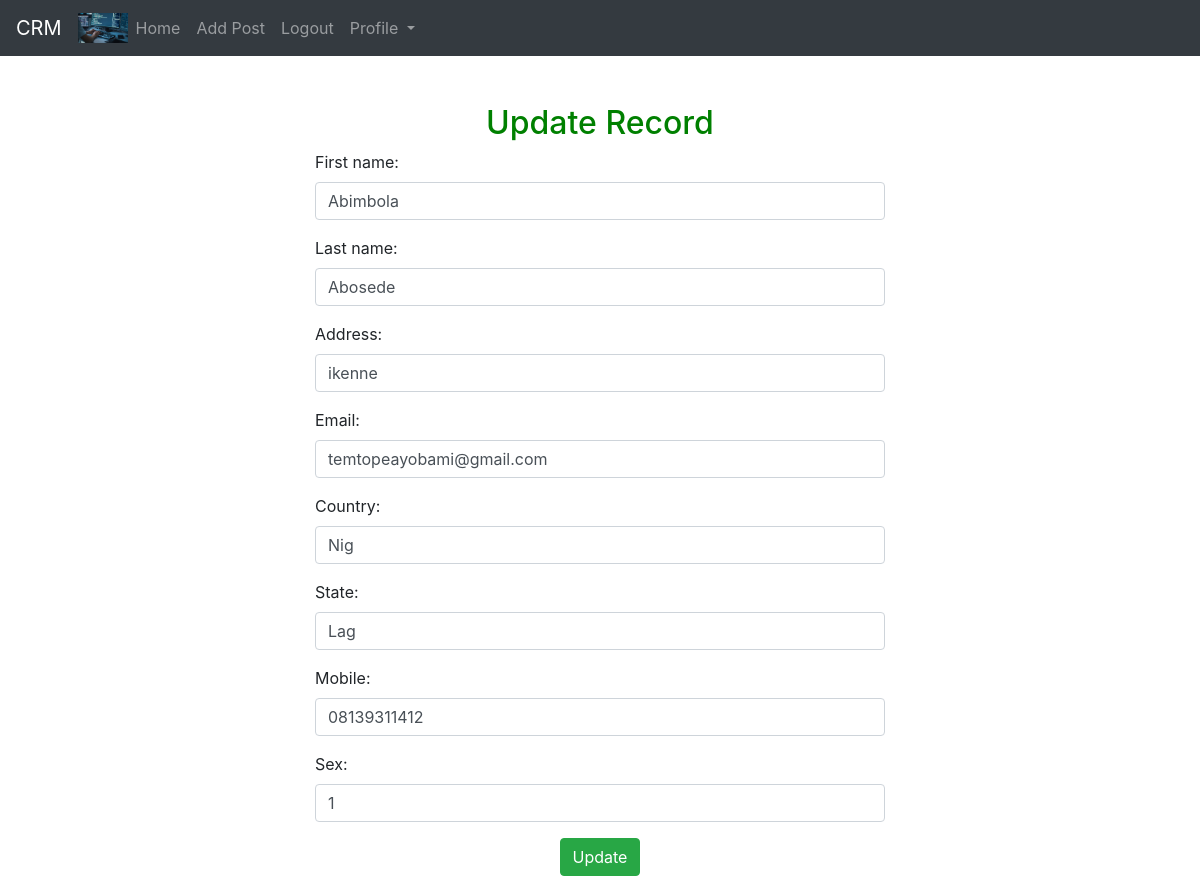
/update_user/3 (signed in), run on an earlier commit of the app's database.
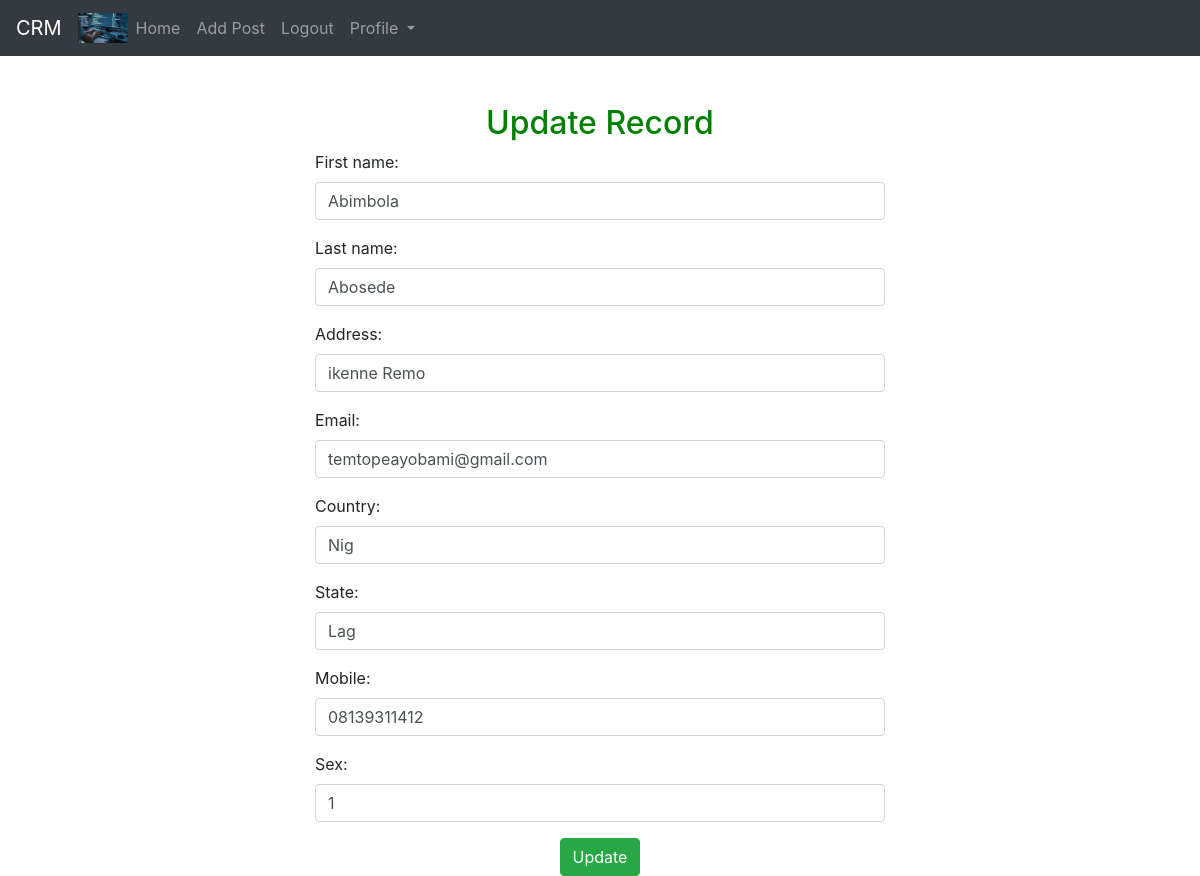
And on a later commit of the database.
### crmapp/models.py (models this page shows, shortened)
class School(models.Model):
    first_name = models.CharField(max_length=50)
    last_name = models.CharField(max_length=50)
    address = models.CharField(max_length=70)
    email = models.EmailField()
    date_created = models.DateTimeField(auto_now_add=True)
    country = models.CharField(max_length=50)
    state = models.CharField(max_length=20)
    mobile = models.CharField(max_length=14)
    sex = models.CharField(max_length=6)

### crmapp/views.py (the view)
# urls.py: path('update_user/<int:pk>', views.update_user, name = 'update'),
def update_user(request, pk):
    if request.user.is_authenticated:
        update_it = School.objects.get(id=pk)
        form = AddRecordForm(request.POST or None, instance=update_it)
        if form.is_valid():
            form.save()
            messages.success(request, "Your post have been Updated successfully")
            return redirect('home')
        return render(request, 'apps/update_record.html', {'form': form})
    else:
        messages.success(request, "You must be eligible to view this")
        return redirect('register')

### crmapp/forms.py
class AddRecordForm(forms.ModelForm):
    first_name=forms.CharField( required = True, max_length=100, widget = forms.TextInput(attrs = {'class': 'form-control'}))
    last_name= forms.CharField( required = True, max_length=100, widget = forms.TextInput(attrs = {'class': 'form-control'}))
    address=forms.CharField( required = True, max_length=100, widget = forms.TextInput(attrs = {'class': 'form-control'}))
    country=forms.CharField( required = True, max_length=100, widget = forms.TextInput(attrs = {'class': 'form-control'}))
    state=forms.CharField( required = True, max_length=100, widget = forms.TextInput(attrs = {'class': 'form-control'}))
    sex=forms.CharField( required = True, max_length=100, widget = forms.TextInput(attrs = {'class': 'form-control'}))
    email=forms.CharField( required = True, max_length=100, widget = forms.TextInput(attrs = {'class': 'form-control'}))
    mobile=forms.CharField( required = True, max_length=100, widget = forms.TextInput(attrs = {'class': 'form-control'}))
    class Meta:
        model = School
        exclude = ("user",)

### crmapp/templates/apps/update_record.html (shortened to what this page needs)
{% extends 'blog/base.html' %}
{% block content %}
<br/><br/>
<div style="text-align:center; color:green;">
<h2> Update Record </h2>
</div>
<div class ="col-md-6 offset-md-3">
<form method = "POST">
    {{ form.as_p }}
    <div style= "text-align: center;">
    <button type="submit" class="btn btn-success">Update</button>
    </div>
</form>
{% endblock %}

What changed in the data, as far as the page shows it:
changed School "Abimbola": address "ikenne" → "ikenne Remo"
